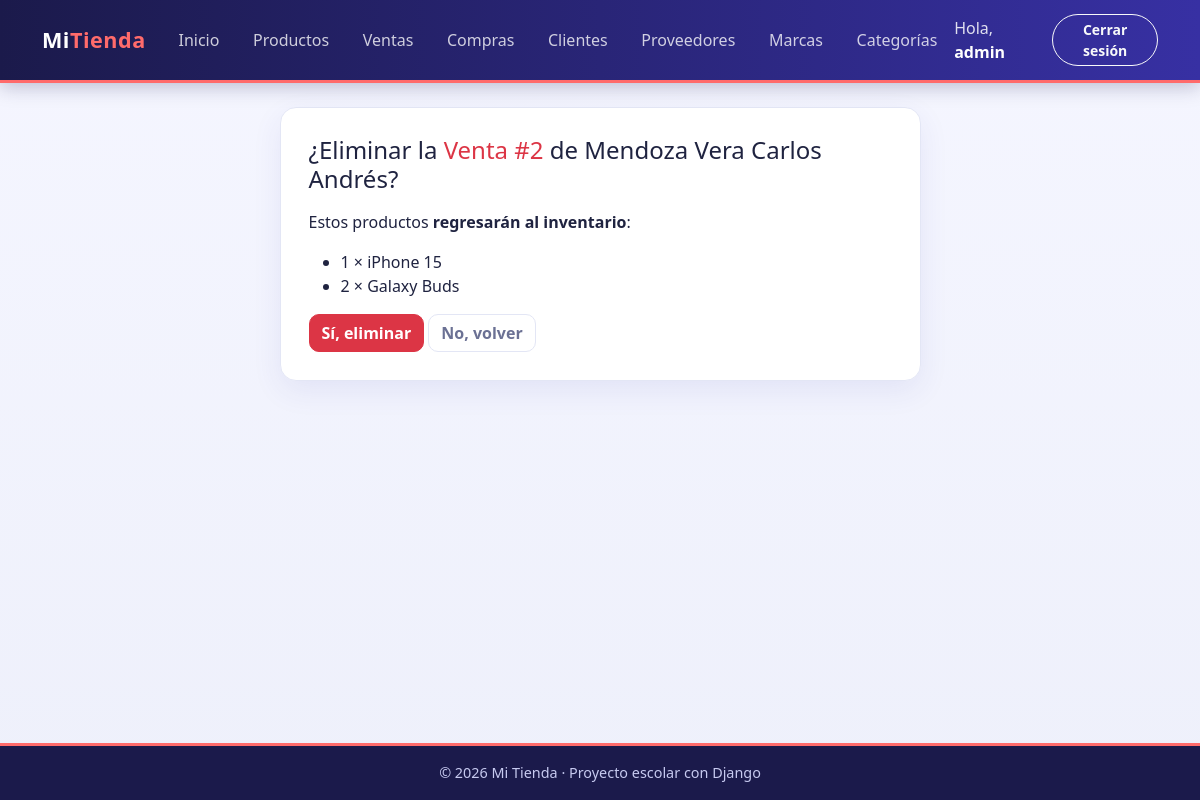
/facturacion/ventas/eliminar/2/ (signed in), run on the app's committed database.
### facturacion/models.py (models this page shows, shortened)
class ModeloBase(models.Model):
    user = models.ForeignKey(                    # 1:N con User: un usuario registra muchos registros
        User,
        on_delete=models.SET_NULL,               # Si borran al usuario, el registro se queda con user vacío
        null=True,                               # SET_NULL necesita que la columna acepte NULL
        blank=True,
        editable=False,                          # No aparece en formularios: lo llena la VISTA, no la persona
        related_name="%(class)s_registrados",    # %(class)s = nombre del modelo → user.producto_registrados
        verbose_name="Registrado por",
    )
    fecha_creacion = models.DateTimeField("Fecha de creación", auto_now_add=True)   # Se llena sola al CREAR
    fecha_modificacion = models.DateTimeField("Última modificación", auto_now=True) # Se actualiza sola en CADA save()
    class Meta:
        abstract = True                          # ← LA CLAVE: modelo "molde", sin tabla propia

class Venta(ModeloBase):
    cliente = models.ForeignKey(Cliente, on_delete=models.PROTECT, related_name="ventas")   # 1:N
    fecha_hora = models.DateTimeField("Fecha y hora", default=timezone.now)   # default: la hora actual, editable
    subtotal = models.DecimalField(max_digits=12, decimal_places=2, default=0, editable=False)
    iva = models.DecimalField("IVA", max_digits=12, decimal_places=2, default=0, editable=False)
    total = models.DecimalField(max_digits=12, decimal_places=2, default=0, editable=False)
    tipo_pago = models.CharField(
        "Tipo de pago",
        max_length=15,
        choices=TipoPago.choices,                # Solo acepta contado, credito, transferencia o tarjeta
        default=TipoPago.CONTADO,
    )
    class Meta:
        verbose_name = "Venta"
        verbose_name_plural = "Ventas"
        ordering = ["-fecha_hora"]               # La más reciente primero
    def __str__(self):
        return f"Venta #{self.pk}"

class Cliente(ModeloBase):
    cedula = models.CharField("Cédula", max_length=10, unique=True)
    nombres = models.CharField(max_length=80)
    apellidos = models.CharField(max_length=80)
    email = models.EmailField("Correo", blank=True)
    telefono = models.CharField("Teléfono", max_length=15, blank=True)
    direccion = models.CharField("Dirección", max_length=200, blank=True)
    class Meta:
        verbose_name = "Cliente"
        verbose_name_plural = "Clientes"
        ordering = ["apellidos", "nombres"]
    def __str__(self):
        return f"{self.apellidos} {self.nombres}"

class DetalleVenta(ModeloBase):
    venta = models.ForeignKey(Venta, on_delete=models.CASCADE, related_name="detalles")   # se borra con su venta
    producto = models.ForeignKey(Producto, on_delete=models.PROTECT, related_name="detalles_venta")
    cantidad = models.PositiveIntegerField(default=1, validators=[MinValueValidator(1)])  # mínimo 1
    precio = models.DecimalField(max_digits=10, decimal_places=2)   # precio del producto EL DÍA de la venta
    class Meta:
        verbose_name = "Detalle de venta"
        verbose_name_plural = "Detalles de venta"

class Producto(ModeloBase):
    nombre = models.CharField(max_length=100)
    descripcion = models.TextField("Descripción", blank=True)
    precio = models.DecimalField(max_digits=10, decimal_places=2)    # Precio de VENTA actual
    stock = models.PositiveIntegerField(default=0)                   # Unidades en bodega (nunca negativo)
    imagen = models.ImageField(                  # NUEVO: guarda una FOTO
        upload_to="productos/",                  #   el archivo va a MEDIA_ROOT/productos/
        blank=True,                              #   la foto es opcional
    )                                            #   En la tabla solo se guarda el TEXTO de la ruta: "productos/a55.jpg"
    marca = models.ForeignKey(Marca, on_delete=models.PROTECT, related_name="productos")
    categorias = models.ManyToManyField(Categoria, related_name="productos", blank=True)
    activo = models.BooleanField(default=True)
    class Meta:
        verbose_name = "Producto"
        verbose_name_plural = "Productos"
        ordering = ["nombre"]

### facturacion/views.py (the view, shortened to what this page needs)
# urls.py: path("ventas/eliminar/<int:pk>/", views.VentaDeleteView.as_view(), name="venta_eliminar"),
class VentaDeleteView(LoginRequiredMixin, DeleteView):     # ELIMINAR
    model = Venta
    template_name = "facturacion/venta_eliminar.html"
    context_object_name = "venta"
    success_url = reverse_lazy("facturacion:venta_lista")

### facturacion/templates/facturacion/venta_eliminar.html (shortened to what this page needs)
{% extends "base.html" %}
{% block contenido %}
<div class="row justify-content-center">
    <div class="col-md-7">
        <div class="tarjeta">
            <h1 class="h4 mb-3">¿Eliminar la <span class="text-danger">{{ venta }}</span> de {{ venta.cliente }}?</h1>
            <p>Estos productos <b>regresarán al inventario</b>:</p>
            <ul>
                {% for detalle in venta.detalles.all %}
                    <li>{{ detalle.cantidad }} × {{ detalle.producto.nombre }}</li>
                {% endfor %}
            </ul>
            <form method="post">
                <button type="submit" class="btn btn-danger">Sí, eliminar</button>
                <a href="{% url 'facturacion:venta_detalle' venta.pk %}" class="btn btn-outline-secondary">No, volver</a>
            </form>
        </div>
    </div>
</div>
{% endblock %}

### templates/base.html (shortened to what this page needs)
{% load static %}
<!DOCTYPE html>
<html lang="es">
<head>
    <link href="https://cdn.jsdelivr.net/npm/bootstrap@5.3.3/dist/css/bootstrap.min.css" rel="stylesheet">
    <link rel="stylesheet" href="{% static 'css/estilos.css' %}">
</head>
<body>
    <nav class="navbar navbar-expand-lg navbar-dark barra">
        <div class="container">
            <a class="navbar-brand fw-bold" href="{% url 'home' %}">Mi<span class="text-warning">Tienda</span></a>
            <div class="collapse navbar-collapse" id="menu">
                <ul class="navbar-nav me-auto">
                    <li class="nav-item"><a class="nav-link" href="{% url 'home' %}">Inicio</a></li>
                    {% if user.is_authenticated %}
                        <li class="nav-item"><a class="nav-link" href="{% url 'facturacion:producto_lista' %}">Productos</a></li>
                        <li class="nav-item"><a class="nav-link" href="{% url 'facturacion:venta_lista' %}">Ventas</a></li>
                        <li class="nav-item"><a class="nav-link" href="{% url 'facturacion:compra_lista' %}">Compras</a></li>
                        <li class="nav-item"><a class="nav-link" href="{% url 'facturacion:cliente_lista' %}">Clientes</a></li>
                        <li class="nav-item"><a class="nav-link" href="{% url 'facturacion:proveedor_lista' %}">Proveedores</a></li>
                        <li class="nav-item"><a class="nav-link" href="{% url 'facturacion:marca_lista' %}">Marcas</a></li>
                        <li class="nav-item"><a class="nav-link" href="{% url 'facturacion:categoria_lista' %}">Categorías</a></li>
                    {% endif %}
                </ul>
                <ul class="navbar-nav align-items-lg-center gap-2">
                    {% if user.is_authenticated %}
                        <li class="nav-item navbar-text">Hola, <a href="{% url 'facturacion:mi_perfil' %}" class="text-white fw-bold text-decoration-none">{{ user.username }}</a></li>
                        <li class="nav-item">
                            <form method="post" action="{% url 'logout' %}" class="m-0">
                                <button type="submit" class="btn btn-sm btn-outline-light">Cerrar sesión</button>
                            </form>
                        </li>
                    {% else %}
                        <li class="nav-item"><a class="nav-link" href="{% url 'login' %}">Ingresar</a></li>
                        <li class="nav-item"><a class="btn btn-sm btn-warning" href="{% url 'registro' %}">Crear cuenta</a></li>
                    {% endif %}
                </ul>
            </div>
        </div>
    </nav>
    <main class="container py-4">
        {% block contenido %}{% endblock %}
    </main>
    <footer class="pie text-center py-3">© 2026 Mi Tienda · Proyecto escolar con Django</footer>
</body>
</html>

### static/css/estilos.css (style rules this page uses)
:root { --indigo-900: #1b1a4b; --indigo-700: #3730a3; --indigo-600: #4f46e5; --indigo-500: #6366f1; --indigo-50: #eef2ff; --coral: #ff6b6b; --texto: #1f2340; --texto-suave:#6b7194; --borde: #e3e6f5; --radio: 16px; }
body { font-family: "Segoe UI", system-ui, -apple-system, Roboto, "Helvetica Neue", Arial, sans-serif; color: var(--texto); background: linear-gradient(180deg, #f5f6ff 0%, #eef0fb 100%); background-attachment: fixed; min-height: 100vh; display: flex; flex-direction: column; }
main { flex: 1; }
.barra { background: linear-gradient(90deg, var(--indigo-900), var(--indigo-700)); box-shadow: 0 4px 18px rgba(27, 26, 75, .25); border-bottom: 3px solid var(--coral); }
.barra .navbar-brand { letter-spacing: .5px; font-size: 1.35rem; }
.barra .text-warning { color: var(--coral) !important; }
.barra .nav-link { color: rgba(255, 255, 255, .78); border-radius: 999px; padding: .4rem .95rem !important; margin: 0 .1rem; transition: background-color .2s, color .2s; }
.barra .btn-outline-light { border-radius: 999px; }
.tarjeta { background-color: #fff; border: 1px solid var(--borde); border-radius: var(--radio); padding: 28px; box-shadow: 0 10px 30px rgba(55, 48, 163, .08); }
.btn { border-radius: 10px; font-weight: 600; transition: all .2s ease; }
.btn-outline-secondary { color: var(--texto-suave); border-color: var(--borde); background: #fff; }
.pie { background: var(--indigo-900); color: #c7caf0; font-size: .9rem; border-top: 3px solid var(--coral); }
.barra .navbar-text { color: rgba(255, 255, 255, .85); }

### data on the page
Venta: id "Venta #2", cliente "Mendoza Vera Carlos Andrés"
DetalleVenta: cantidad "1", producto.nombre "iPhone 15"
DetalleVenta: cantidad "2", producto.nombre "Galaxy Buds"

### other printed values
{{ user.username }} "admin"
